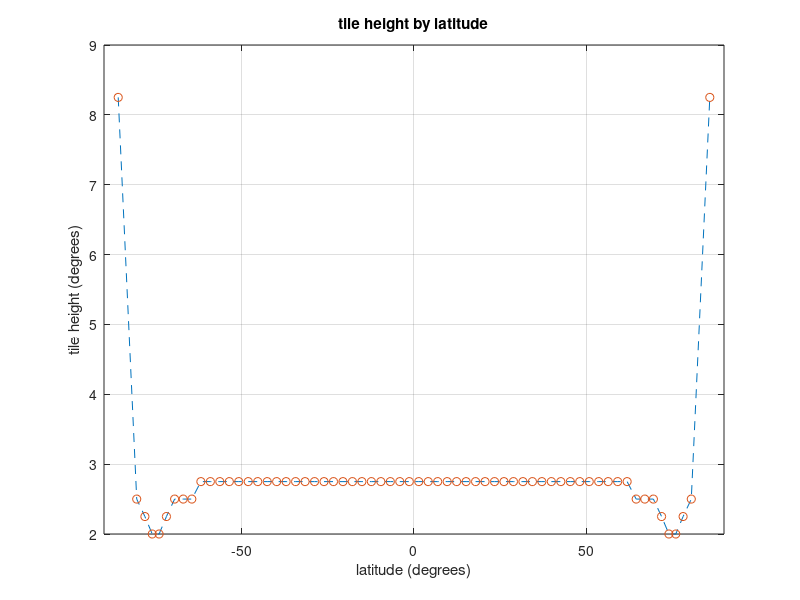

Write MATLAB code to recreate this figure.

% get latitude bands
d1 = load('latB64');
latB = d1.latB2;  
nlat = length(latB) - 1;

% get longitude bands
dLon = 5;
lonB = -180 : dLon : 180;
nlon = length(lonB) - 1;

% latitude steps
dlat = diff(latB);

% latB midpoints
xtmp = (latB(1:end-1) + latB(2:end)) / 2;

plot(xtmp, dlat, '--', xtmp, dlat, 'o')
title('tile height by latitude')
xlim([-90, 90])
xlabel('latitude (degrees)')
ylabel('tile height (degrees)')
grid on

saveas(gcf, 'airs_tiling_lat_bands', 'png')

